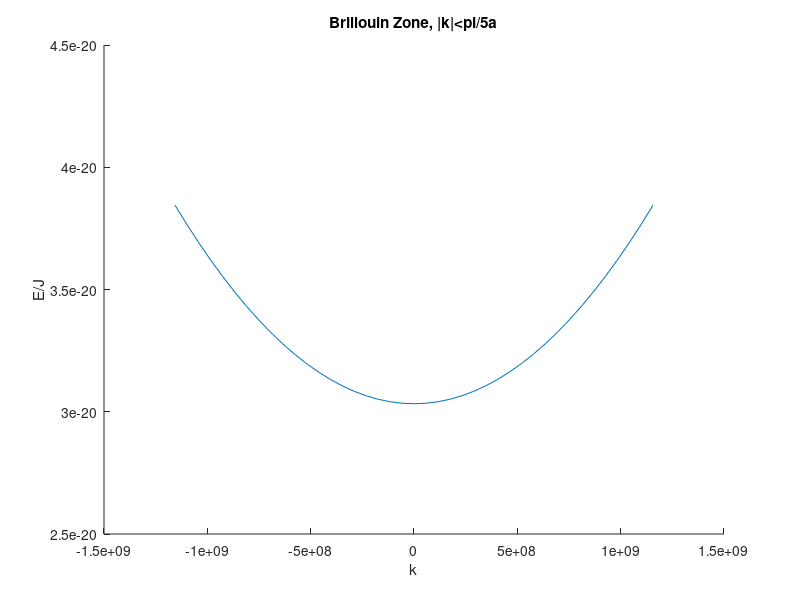
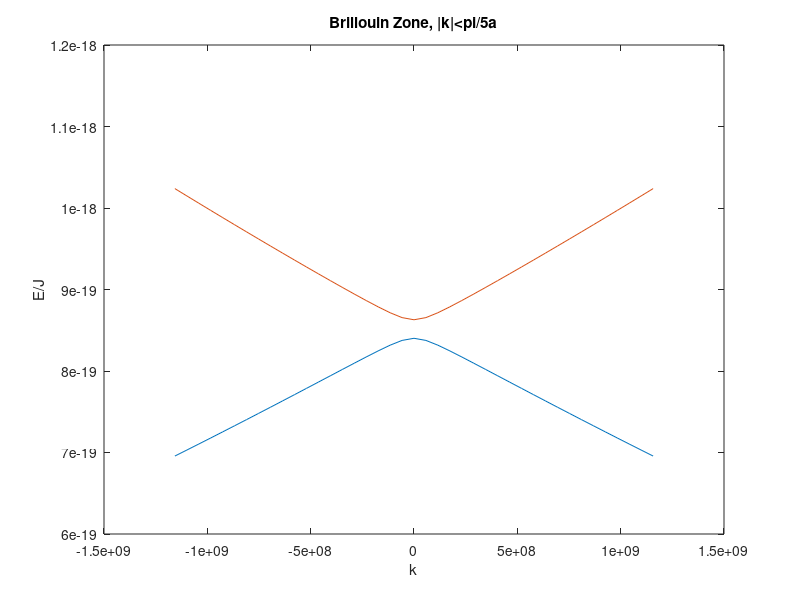
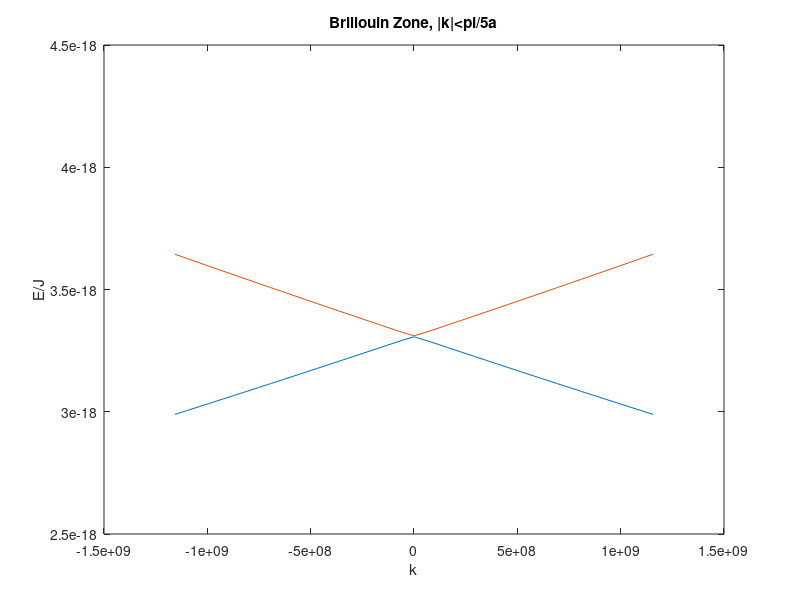
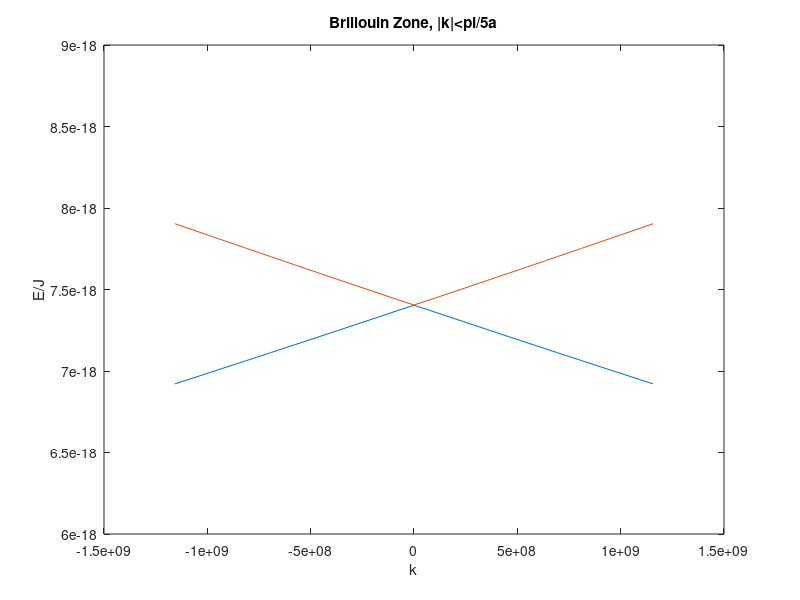

These figures' MATLAB source, in order:
a = 5.43 * 10^(-10);
m_0 = 9.1 * 10^(-31);
h = 6.63 * 10^(-34);
hbar = h/(2*pi);

x = -a/2:a/100:a/2;
V = @(x) 10^(-19) * cos(2*pi/a*x) .* (x < a/4 & x > -a/4);

N = 8;

% find the fourier series coefficients of V
V_n = zeros(1,2*N + 1);

for n = -N:1:N
    V_n(n + N + 1) = real(1/a * integral(@(x) exp(-1i*2*pi*n*x/a) .* V(x), -a/2, a/2));
end

% plot the brillouin zone
k_vec = -pi/(5*a):pi/(a*100):pi/(5*a);
diag_vec = zeros(1, N + 1);
base_mat = zeros(N + 1,N + 1);
eigen_vec = zeros(N + 1, length(k_vec));

for n = -N:1:N
    series_vec = ones(1, N + 1 - abs(n)) * V_n(n + N + 1);
    base_mat = base_mat + diag(series_vec, -n);
end

for k = 1:length(k_vec)
    diag_vec = hbar ^ 2 * (k_vec(k) + (-N/2:1:N/2)*2*pi/a).^2 / (2*m_0);
    mat = base_mat + diag(diag_vec);
    eigen_vec(:,k) = eig(mat);
end

% plot the eigenvalues
figure(1);
for n = 1:N + 1
    if mod(n,2) == 0
        figure(floor(n/2) +1);
    else
        hold on;
        xlabel('k');
        ylabel('E/J');
        title('Brillouin Zone, |k|<pi/5a');
    end
    plot(k_vec, eigen_vec(n,:)); 
end

